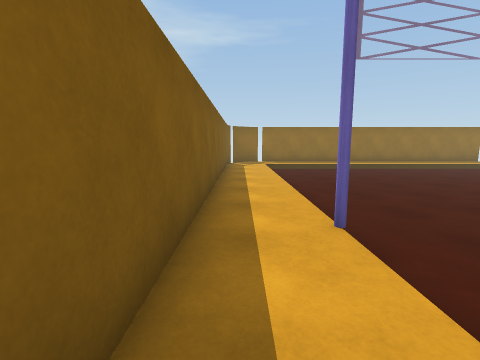
[1] (above)

16 first-person views from a walk through a 3-D level made in the Unity game engine. The camera is 1.3 m above the floor, tilts 8° down and sees 85° across. The floor is counted in squares, 1 m on a side. Each view is taken from the middle of a square. On the plan, view 1 faces up. The plan holds only what a view shows up to about 13 squares ahead; the rest is blank. The player character is not drawn.

[2]
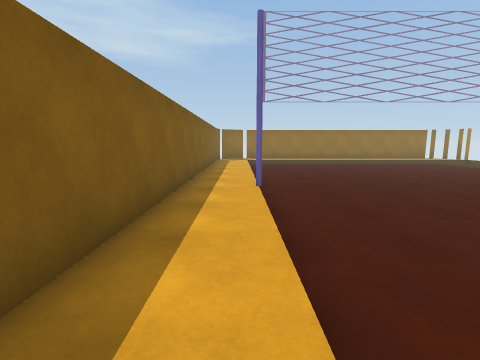

[3]
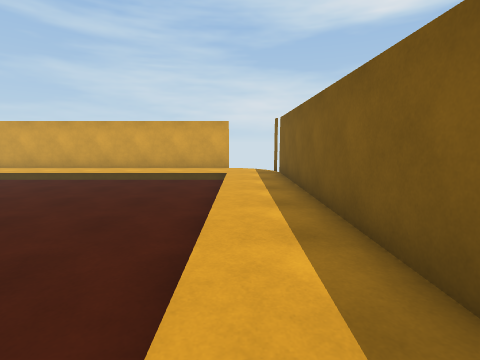

[4]
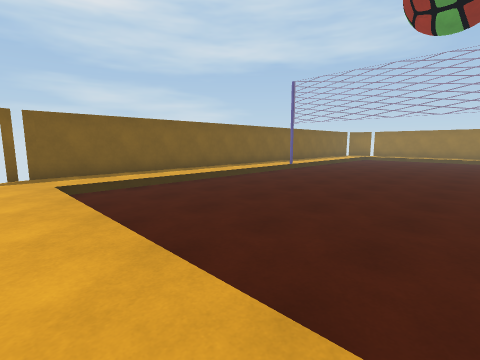

[5]
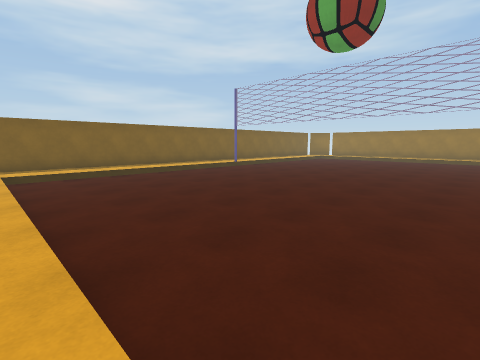

[6]
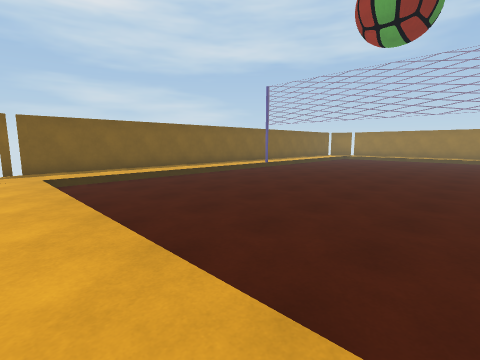

[7]
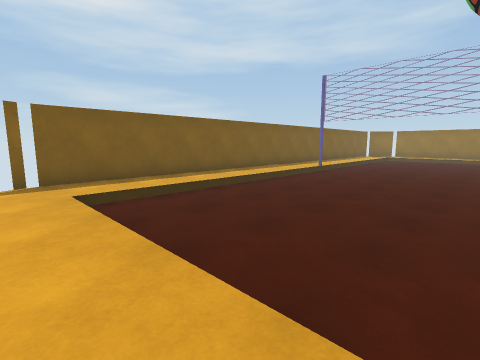

[8]
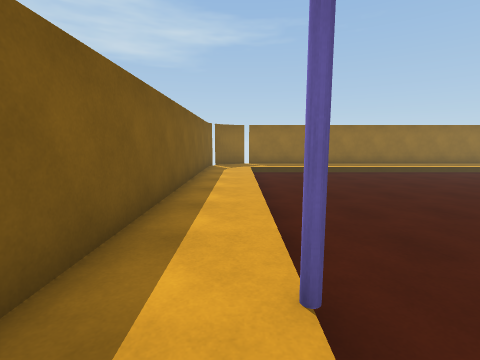

[9]
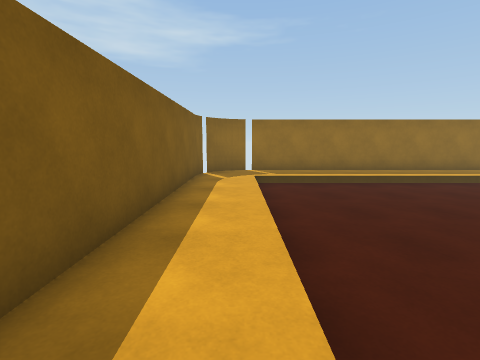

[10]
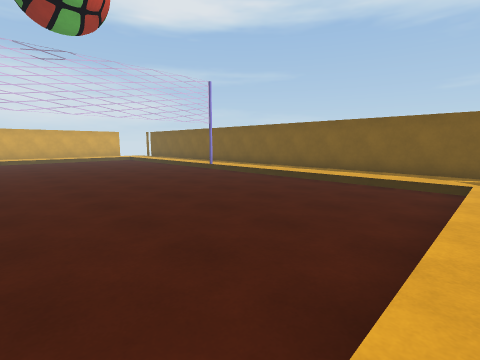

[11]
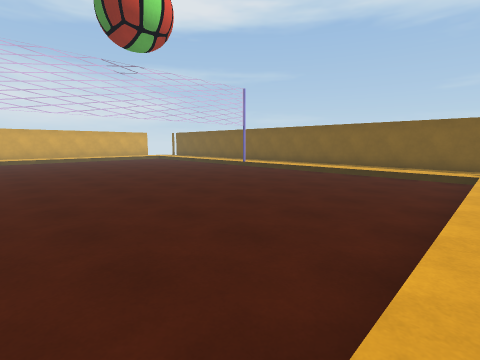

[12]
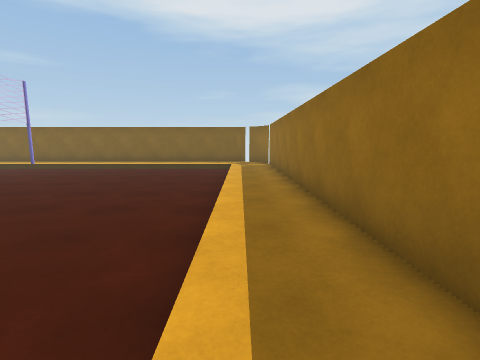

[13]
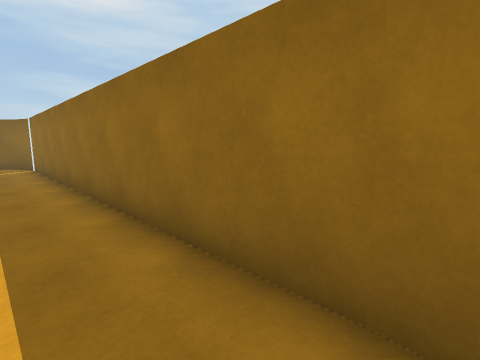

[14]
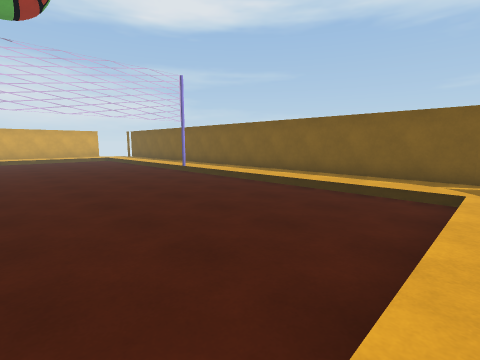

[15]
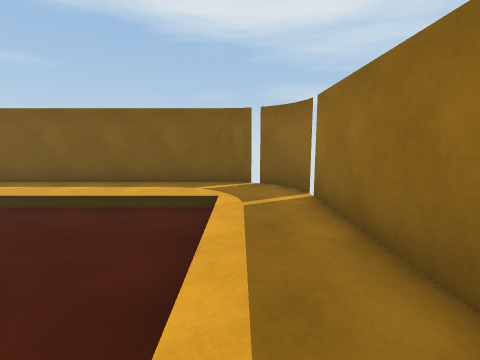

[16]
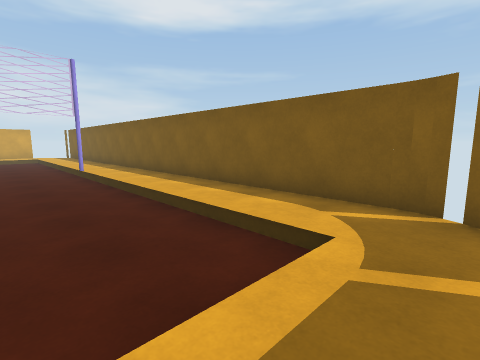

### Floor plan
Key: @ floor where view 1 was taken; # wall or solid block; x gap in a wall; . main floor; : floor 0.25 m higher than the main floor; T thing the floor can be seen under or through.
Columns run from 1 left of view 1 to 18 right of it. Each row starts with its distance up from view 1.
 19  #x###############x
 18 ##:::::::::::::::::
 17 #:::::::::::::::::::
 16 #::................
 15 #::...............
 14 #::..............
 13 #::..............
 12 #::..............
 11 #::..............
 10 #::..............
  9 #::..............
  8 #::..............
  7 #::..............
  6 #::..............
  5 #::.............
  4 #::T
  3 #::.............
  2 #::..............
  1 #::..............
  0 #@:..............
 -1 #::..............
 -2 #::..............
 -3 #::..............
 -4 #::..............
 -5 #::..............
 -6 #::..............
 -7 #::..............
 -8 #::.............
 -9 x:::::::::::::: :
-10   :::::::::::::

Positions as (right, up) in squares from view 1, and headings:
1: (0, 0), facing up
2: (1, -4), facing up
3: (1, 3), facing down
4: (11, -10), facing up-left
5: (15, -9), facing up-left
6: (13, -10), facing up-left
7: (9, -10), facing up-left
8: (1, 2), facing up
9: (1, 6), facing up
10: (12, 17), facing down-left
11: (15, 17), facing down-left
12: (18, 17), facing left
13: (17, 17), facing up-left
14: (10, 17), facing down-left
15: (8, 17), facing left
16: (5, 18), facing down-left
